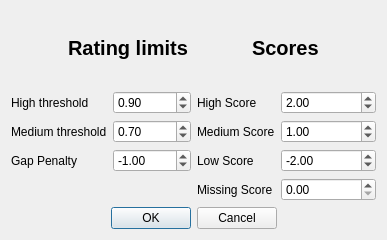
<?xml version="1.0" encoding="UTF-8"?>
<ui version="4.0">
 <class>Form</class>
 <widget class="QWidget" name="Form">
  <property name="geometry">
   <rect>
    <x>0</x>
    <y>0</y>
    <width>387</width>
    <height>240</height>
   </rect>
  </property>
  <property name="windowTitle">
   <string>Form</string>
  </property>
  <layout class="QVBoxLayout" name="verticalLayout">
   <item>
    <layout class="QHBoxLayout" name="horizontalLayout_3">
     <item>
      <spacer name="horizontalSpacer_4">
       <property name="orientation">
        <enum>Qt::Orientation::Horizontal</enum>
       </property>
       <property name="sizeHint" stdset="0">
        <size>
         <width>40</width>
         <height>20</height>
        </size>
       </property>
      </spacer>
     </item>
     <item>
      <widget class="QLabel" name="label_4">
       <property name="font">
        <font>
         <pointsize>15</pointsize>
         <bold>true</bold>
        </font>
       </property>
       <property name="text">
        <string>Rating limits</string>
       </property>
      </widget>
     </item>
     <item>
      <spacer name="horizontalSpacer_3">
       <property name="orientation">
        <enum>Qt::Orientation::Horizontal</enum>
       </property>
       <property name="sizeHint" stdset="0">
        <size>
         <width>40</width>
         <height>20</height>
        </size>
       </property>
      </spacer>
     </item>
     <item>
      <widget class="QLabel" name="label_9">
       <property name="font">
        <font>
         <pointsize>15</pointsize>
         <bold>true</bold>
        </font>
       </property>
       <property name="text">
        <string>Scores</string>
       </property>
      </widget>
     </item>
     <item>
      <spacer name="horizontalSpacer_5">
       <property name="orientation">
        <enum>Qt::Orientation::Horizontal</enum>
       </property>
       <property name="sizeHint" stdset="0">
        <size>
         <width>40</width>
         <height>20</height>
        </size>
       </property>
      </spacer>
     </item>
    </layout>
   </item>
   <item>
    <layout class="QHBoxLayout" name="horizontalLayout">
     <item>
      <layout class="QFormLayout" name="formLayout">
       <item row="0" column="1">
        <widget class="QDoubleSpinBox" name="high_threshold">
         <property name="singleStep">
          <double>0.010000000000000</double>
         </property>
         <property name="value">
          <double>0.900000000000000</double>
         </property>
        </widget>
       </item>
       <item row="1" column="1">
        <widget class="QDoubleSpinBox" name="medium_threshold">
         <property name="singleStep">
          <double>0.010000000000000</double>
         </property>
         <property name="value">
          <double>0.700000000000000</double>
         </property>
        </widget>
       </item>
       <item row="0" column="0">
        <widget class="QLabel" name="label">
         <property name="text">
          <string>High threshold</string>
         </property>
        </widget>
       </item>
       <item row="1" column="0">
        <widget class="QLabel" name="label_3">
         <property name="text">
          <string>Medium threshold</string>
         </property>
        </widget>
       </item>
       <item row="2" column="0">
        <widget class="QLabel" name="label_2">
         <property name="text">
          <string>Gap Penalty</string>
         </property>
        </widget>
       </item>
       <item row="2" column="1">
        <widget class="QDoubleSpinBox" name="gap_penalty">
         <property name="minimum">
          <double>-99.000000000000000</double>
         </property>
         <property name="singleStep">
          <double>0.010000000000000</double>
         </property>
         <property name="value">
          <double>-1.000000000000000</double>
         </property>
        </widget>
       </item>
      </layout>
     </item>
     <item>
      <layout class="QFormLayout" name="formLayout_2">
       <item row="0" column="0">
        <widget class="QLabel" name="label_6">
         <property name="text">
          <string>High Score</string>
         </property>
        </widget>
       </item>
       <item row="0" column="1">
        <widget class="QDoubleSpinBox" name="high_score">
         <property name="singleStep">
          <double>0.010000000000000</double>
         </property>
         <property name="value">
          <double>2.000000000000000</double>
         </property>
        </widget>
       </item>
       <item row="1" column="0">
        <widget class="QLabel" name="label_5">
         <property name="text">
          <string>Medium Score</string>
         </property>
        </widget>
       </item>
       <item row="1" column="1">
        <widget class="QDoubleSpinBox" name="medium_score">
         <property name="singleStep">
          <double>0.010000000000000</double>
         </property>
         <property name="value">
          <double>1.000000000000000</double>
         </property>
        </widget>
       </item>
       <item row="2" column="0">
        <widget class="QLabel" name="label_7">
         <property name="text">
          <string>Low Score</string>
         </property>
        </widget>
       </item>
       <item row="2" column="1">
        <widget class="QDoubleSpinBox" name="low_score">
         <property name="minimum">
          <double>-99.000000000000000</double>
         </property>
         <property name="singleStep">
          <double>0.010000000000000</double>
         </property>
         <property name="value">
          <double>-2.000000000000000</double>
         </property>
        </widget>
       </item>
       <item row="3" column="0">
        <widget class="QLabel" name="label_10">
         <property name="text">
          <string>Missing Score</string>
         </property>
        </widget>
       </item>
       <item row="3" column="1">
        <widget class="QDoubleSpinBox" name="missing_score"/>
       </item>
      </layout>
     </item>
    </layout>
   </item>
   <item>
    <layout class="QHBoxLayout" name="horizontalLayout_2">
     <item>
      <spacer name="horizontalSpacer">
       <property name="orientation">
        <enum>Qt::Orientation::Horizontal</enum>
       </property>
       <property name="sizeHint" stdset="0">
        <size>
         <width>40</width>
         <height>20</height>
        </size>
       </property>
      </spacer>
     </item>
     <item>
      <widget class="QDialogButtonBox" name="buttonBox">
       <property name="standardButtons">
        <set>QDialogButtonBox::StandardButton::Cancel|QDialogButtonBox::StandardButton::Ok</set>
       </property>
      </widget>
     </item>
     <item>
      <spacer name="horizontalSpacer_2">
       <property name="orientation">
        <enum>Qt::Orientation::Horizontal</enum>
       </property>
       <property name="sizeHint" stdset="0">
        <size>
         <width>40</width>
         <height>20</height>
        </size>
       </property>
      </spacer>
     </item>
    </layout>
   </item>
  </layout>
 </widget>
 <resources/>
 <connections/>
</ui>
